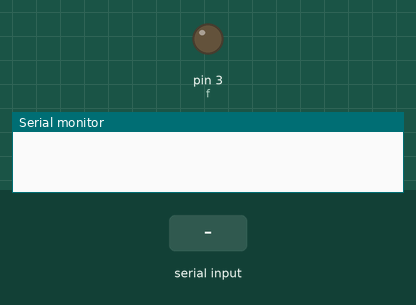
This sketch was run on a simulated Arduino Uno, built with avr-gcc and run on an emulated ATmega328P. On the bench: output pins drawn as LEDs (lit = HIGH), the last lines printed to the serial monitor. The test bench sets the inputs (shaded band).

Above: at 1.2 s.
1.3 s: "30,150\n" received over Serial
At 2.5 s:
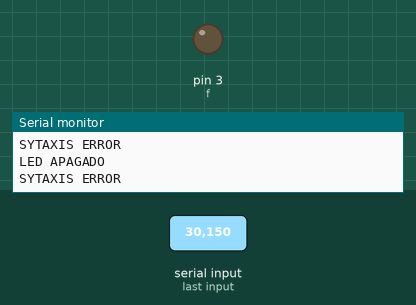
2.8 s: "1\n" received over Serial
At 3.1 s:
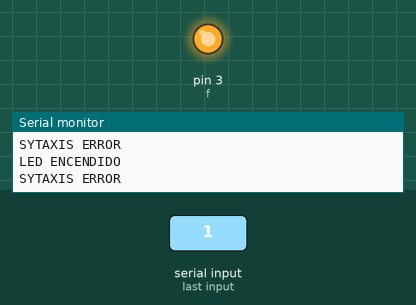
4.3 s: "90,45\n" received over Serial
At 5.5 s:
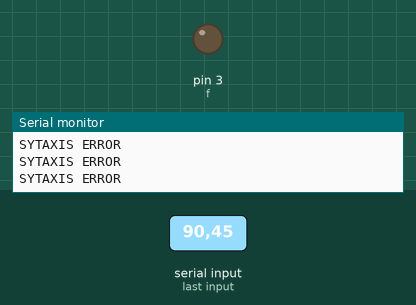
Timing chart, 0 to 7.3 s (numbered marks = the images above; inputs shaded):
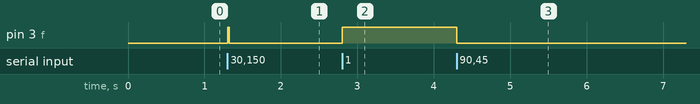

Measured:
- after the input at 1.3 s, pin 3 (f): LOW → HIGH at once, → LOW 0.02 s later
- after the input at 2.8 s, pin 3 (f): LOW → HIGH at once
- after the input at 4.3 s, pin 3 (f): HIGH → LOW at once

The sketch:

LED_ON_OFF.ino
```cpp
int f=3;//PIN DEL LED
int IT=0;//VARAIBALE TEMPORAL
void setup() {
  Serial.begin(9600);
  pinMode(f,OUTPUT);
}

void loop() {
  while(Serial.available()==0);
  IT = Serial.read()- '0';

    if(IT == 1)
    {
      Serial.println( "LED ENCENDIDO");
      digitalWrite(f,HIGH);
    }
    else if(IT==0)
    {
      Serial.println("LED APAGADO");
      digitalWrite(f,LOW);
    }
  else {
    Serial.println("SYTAXIS ERROR");
    }
}
```
